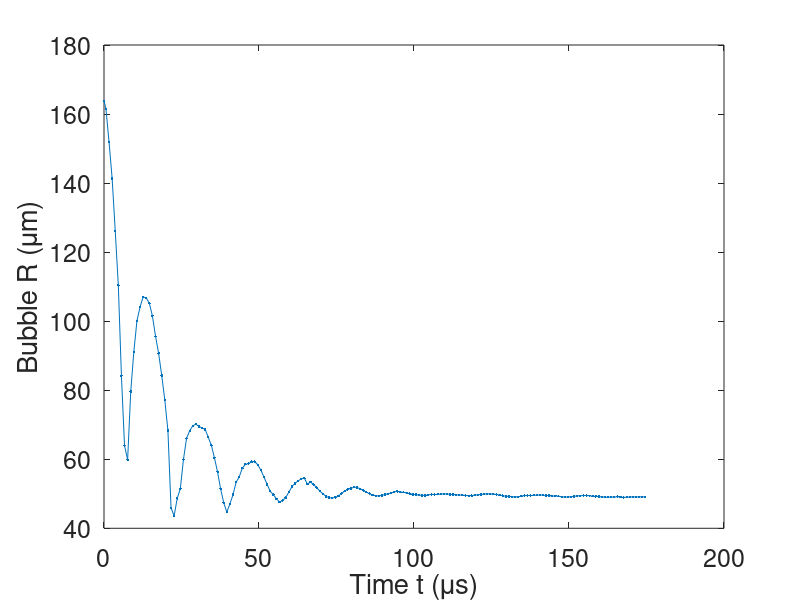

The MATLAB script that drew this image: (Note: this script raises an error after producing the figure.)
close all;

rho = 1050; 
pinf = 101325; % (Pa) Atmospheric Pressure 
 
deltat = 1/2e6; deltax = 1.5119e-6; % um/px

load('1E6_Ag_RofTdata_0.mat')

% colorRGB = [ [0, 0.4470, 0.7410]	          	 
%           	[0.8500, 0.3250, 0.0980]	          
%           	[0.9290, 0.6940, 0.1250]	          
%           	[0.4940, 0.1840, 0.5560]	           
%           	[0.4660, 0.6740, 0.1880]	          	 
%           	[0.3010, 0.7450, 0.9330]	          	 
%           	[0.6350, 0.0780, 0.1840] ];  
        
% clRGB = [243,104,86]/255;
% clRGB = [240,176,61]/255;
% clRGB = [81,186,163]/255;
% clRGB = [17,134,134]/255;
 clRGB = [20,47,64]/255;

colorRGB = repmat(clRGB,7,1);


%%


figure,plot(1e6*t,1e6*Rnew,'.-')
  
set(gca,'fontsize',18)
set(gcf,'color','w')
xlabel('Time t (\mus)');
ylabel('Bubble R (\mum)');

%%%%% Rmax %%%%%
Rmax = Rnew(1) 

%%%%% Mean equilibrium radius %%%%%
Req_mean = mean(Rnew(end-30:end))
Req_std = std(Rnew(end-30:end))
lambda_max_mean = Rmax/Req_mean
lambda_max_std = 0.5*(Rmax/(Req_mean-Req_std) - Rmax/(Req_mean+Req_std))

%% Load all other datasets
close all;
files = dir('2E6*.mat'); t_nondim_All = []; R_nondim_All = [];
 
for tempi = [ 1:5,7:10 ]
    load(files(tempi).name );

    figure(1); hold on;
    plot(1e6*t,1e6*Rnew,'.','color',colorRGB(1+mod(tempi,7),:));
    tq = t(2):1e-7:t(end);
    Rq = interp1(t,Rnew,tq,'pchip');  
    hold on; plot(1e6*tq,1e6*Rq,'-','color',colorRGB(1+mod(tempi,7),:));

    %%%%% Normalization %%%%%
    Rmax = Rnew(2); RmaxList(tempi) = Rmax; 
    R_nondim = Rnew(2:end)/Rmax; lambdaList(tempi) = Rnew(2)/Rmax;
    t_nondim = t(2:end)*sqrt(pinf/rho)/Rmax;

    t_nondim_All{tempi} = [t_nondim];
    R_nondim_All{tempi} = [R_nondim];
    figure(2); hold on;
    plot(t_nondim,R_nondim*lambda_max_mean,'.','color',colorRGB(1+mod(tempi,7),:));

end

fig1=figure(1); 
adjust_fig(fig1,[],[],'','');
set(gca,'fontsize',12); set(gcf,'color','w');
xlabel('Time $t$($\mu$s)','interpreter','latex');
ylabel('$R$($\mu$m)','interpreter','latex');
box on; axis([0,80,0,300]); grid on; grid minor;

fig2=figure(2); 
adjust_fig(fig2,[],[],'','');
set(gca,'fontsize',12); set(gcf,'color','w');
xlabel('Normalized time $t^{*}$','interpreter','latex');
ylabel('$\lambda$','interpreter','latex');
box on; axis([0,3,0,8.5]);  

RmaxList_mean = mean(RmaxList)
RmaxList_std = std(RmaxList)


save('Rt_nondim_exp.mat','t_nondim_All','R_nondim_All', ...
    'RmaxList','RmaxList_mean','RmaxList_std' ,...
    'Rmax','Req_mean','Req_std','lambda_max_mean','lambda_max_std');
